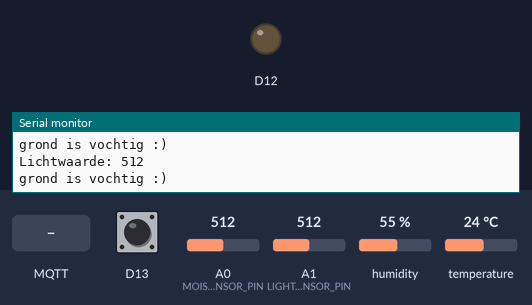
Recording of a sketch running on a simulated Arduino MKR. Parts: output pins drawn as LEDs (lit = HIGH), the last lines printed to the serial monitor. The inputs (shaded band) are chosen by the test bench; at power-on: A0 (MOISTURE_SENSOR_PIN) = 512, D13 HIGH, A1 (LIGHT_SENSOR_PIN) = 512, humidity 55 %, temperature 24 °C. WiFi joins after 1.5 s; servers stay silent unless stated; no MQTT or app messages arrive unless stated.

Above: at 2.7 s.
2.8 s: A0 (MOISTURE_SENSOR_PIN) set to 219
4.7 s: A0 (MOISTURE_SENSOR_PIN) set to 182
At 6.9 s:
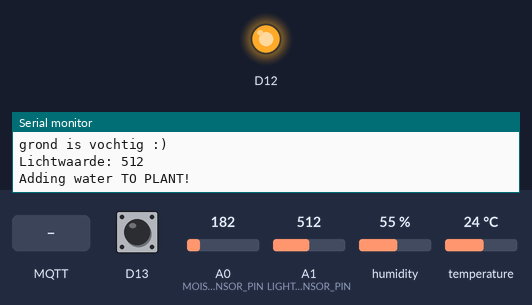
8.8 s: MQTT message "5" arrives on the first subscribed topic
12.9 s: D13 pulled LOW for 1 s
15.4 s: MQTT message "on" arrives on the first subscribed topic
17.0 s: MQTT message "200" arrives on the first subscribed topic
At 19.9 s:
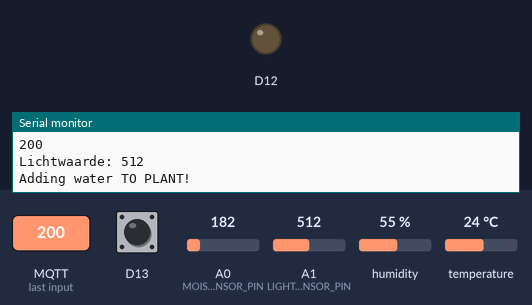
Timing chart, 0 to 21.4 s (numbered marks = the images above; inputs shaded):
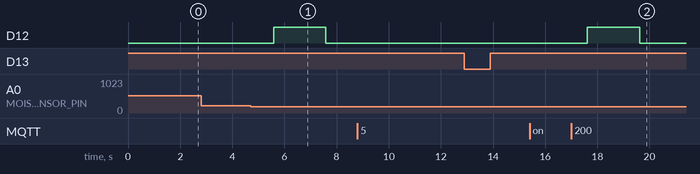

Measured:
- the behaviour switches between 201 and 200 on A0 (MOISTURE_SENSOR_PIN) (found by bisection; images 0 and 1)
- after the input at 4.7 s, D12: LOW → HIGH after 0.89 s, → LOW 2.0 s later
- after the input at 8.8 s, every drawn part: stays the same
- after the input at 17.0 s, D12: LOW → HIGH after 0.62 s, → LOW 2.0 s later

The sketch:

sensors.ino
```cpp
#include <WiFiNINA.h>
#include <ArduinoMqttClient.h>
#include "Arduino_SensorKit.h"
#include "wifiSecret.h"

#define MOISTURE_SENSOR_PIN A0       // Pin waarop de vochtsensor is aangesloten
#define LIGHT_SENSOR_PIN A1          // Pin waarop de lichtsensor is aangesloten
#define Environment Environment_I2C  // Pin waarop de Humidity & temperatuursensor is aangesloten

#define INTERVAL 1000           // Tijd tussen metingen in milliseconden (1 seconde)

char ssid[] = SECRET_SSID;  // your network SSID (name)
char pass[] = SECRET_PASS;  // your network password (use for WPA, or use as key for WEP)

WiFiClient wifiClient;
MqttClient mqttClient(wifiClient);

const char broker[] = "192.168.50.61";
int port = 1883;
const char moistureTopic[] = "arduino/inputmoisture";
const char publishTopic[] = "arduino/test";

int InputMoisterValue = 200; // Default moisture threshold value

void setup() {
  Wire.begin();
  Serial.begin(9600);
  Environment.begin();
  pinMode(13, INPUT_PULLUP);
  pinMode(12, OUTPUT);

  Serial.print("Attempting to connect to WPA SSID: ");
  Serial.println(ssid);
  while (WiFi.begin(ssid, pass) != WL_CONNECTED) {
    Serial.print(".");
    delay(5000);
  }
  Serial.println("You're connected to the network");

  Serial.print("Attempting to connect to the MQTT broker: ");
  Serial.println(broker);
  while (!mqttClient.connect(broker, port)) {
    Serial.print("MQTT connection failed! Error code = ");
    Serial.println(mqttClient.connectError());
    delay(5000);
  }
  Serial.println("You're connected to the MQTT broker!");
  mqttClient.onMessage(onMqttMessage);

  mqttClient.subscribe(moistureTopic);
}

void reconnect() {
  // Serial.print("Attempting to connect to WPA SSID: ");
  // Serial.println(ssid);
  //  WiFi.end();

  //   while (WiFi.begin(ssid, pass) != WL_CONNECTED) {
  //   Serial.print(".");
  //   delay(5000);
  // }
  // Loop until we're reconnected
  while (!mqttClient.connected()) {

    Serial.print("Attempting MQTT connection...");
    // Attempt to connect
    if (mqttClient.connect(broker, port)) {
      Serial.println("connected");
      // Once connected, publish an announcement...
      // ... and resubscribe
        mqttClient.subscribe(moistureTopic);

    } else {
      Serial.print("failed, rc=");
      Serial.println(" try again in 5 seconds");
      // Wait 5 seconds before retrying
      delay(5000);
    }
  }
}


void loop() {
    if (!mqttClient.connected()) {
    reconnect();
  }
  mqttClient.poll();
  // Serial.println(mqttClient.messageTopic());
  // Serial.println(mqttClient.read());
  // if (mqttClient.parseMessage()) {
  //   Serial.println("message");
  //   if (mqttClient.messageTopic() == moistureTopic) {
  //     InputMoisterValue = mqttClient.readString().toInt();
  //     Serial.print("New Moisture Threshold: ");
  //     Serial.println(InputMoisterValue);
  //   }
  // }

  int moistureValue = analogRead(MOISTURE_SENSOR_PIN);  // Lees de vochtigheidswaarde
  int lightValue = analogRead(LIGHT_SENSOR_PIN);        // Lees de lichtwaarde
  int waterniveau = digitalRead(13);                    // Lees het waterniveau
  int temp = Environment.readTemperature();             // Lees de temperatuur
  int humid = Environment.readHumidity();               // Lees de vochtigheid

  // Serial.print("Vochtigheid: ");
  // Serial.println(moistureValue);
  mqttClient.beginMessage("arduino/vochtigheid");
  mqttClient.print(moistureValue);
  mqttClient.endMessage();

  Serial.print("Lichtwaarde: ");
  Serial.println(lightValue);
  mqttClient.beginMessage("arduino/lichtwaarde");
  mqttClient.print(lightValue);
  mqttClient.endMessage();

  // Serial.print("Waterniveau: ");
  // Serial.println(waterniveau);
  mqttClient.beginMessage("arduino/waterniveau");
  mqttClient.print(waterniveau);
  mqttClient.endMessage();

  // Serial.print("Temperature: ");
  // Serial.print(temp);
  // Serial.println(" C");
  // Serial.print("Humidity: ");
  // Serial.print(humid);
  // Serial.println(" %");
  mqttClient.beginMessage("arduino/temperature");
  mqttClient.print(temp);
  mqttClient.endMessage();
  mqttClient.beginMessage("arduino/humidity");
  mqttClient.print(humid);
  mqttClient.endMessage();

  if (waterniveau == LOW) {
    Serial.println("REFILL RESEVOIR!");
    digitalWrite(12, LOW);
  } else {
    if (moistureValue <= InputMoisterValue) {
      Serial.println("Adding water TO PLANT!");
      digitalWrite(12, HIGH);
      delay(2000);
      digitalWrite(12, LOW);
      delay(5000);
    } else {
      Serial.println("grond is vochtig :)");
      digitalWrite(12, LOW);
    }
  }

  // Serial.println(InputMoisterValue);
  // Serial.println(" ");
  delay(INTERVAL);


}


void onMqttMessage(int messageSize) {
  // we received a message, print out the topic and contents
  Serial.println("Received a message with topic '");
  Serial.print(mqttClient.messageTopic());
  Serial.print("', length ");
  Serial.print(messageSize);
  Serial.println(" bytes:");
  String value = "";
  // use the Stream interface to print the contents
  while (mqttClient.available()) {
    // Serial.print((char)mqttClient.read());
    value += (char)mqttClient.read();
  }
  Serial.println(value);
  InputMoisterValue = value.toInt();

  Serial.println();
  Serial.println();
}
```

wifiSecret.h
```cpp
#define SECRET_SSID "WOT"

#define SECRET_PASS "enterthegame"
```
